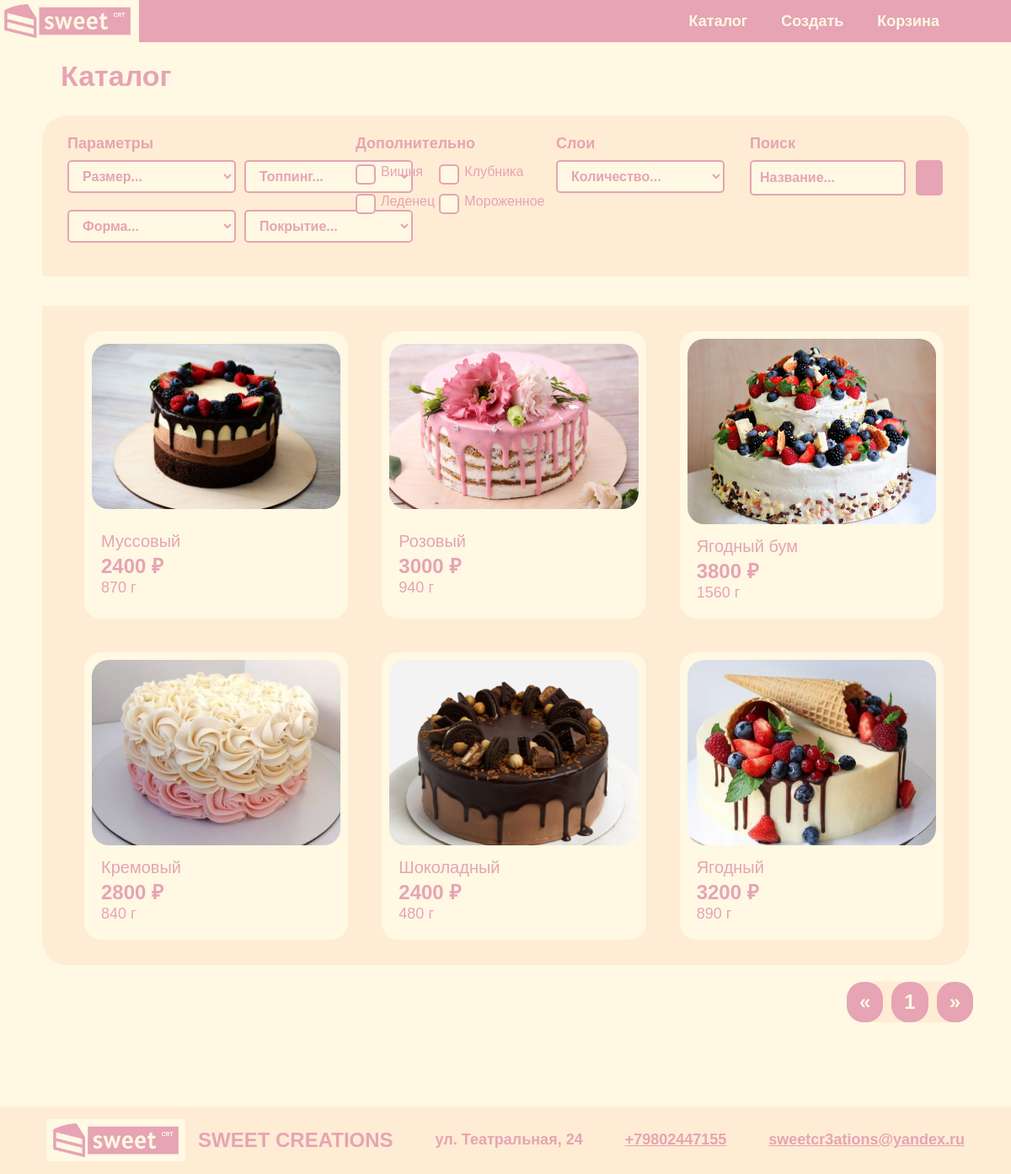
Page /catalog/ on the committed database.
### main/models.py (models this page shows, shortened)
class Cake(models.Model):
    cake_id = models.AutoField(db_column='cake_ID', primary_key=True)
    weight = models.IntegerField()
    cost = models.TextField()
    layers_count = models.IntegerField()
    text = models.TextField(blank=True, null=True)
    name = models.TextField(blank=True, null=True)
    constructor_image = models.TextField(blank=True, null=True)
    preview_image = models.TextField(blank=True, null=True)
    cake_size = models.ForeignKey('CakeSize', models.DO_NOTHING, db_column='cake_size_ID')
    cake_shape = models.ForeignKey('CakeShape', models.DO_NOTHING, db_column='cake_shape_ID')
    cake_coverage = models.ForeignKey('CakeCoverage', models.DO_NOTHING, db_column='cake_coverage_ID', default=4)
    cake_topping = models.ForeignKey('CakeTopping', models.DO_NOTHING, db_column='cake_topping_ID', default=4)
    cake_addition = models.ForeignKey('CakeAddition', models.DO_NOTHING, db_column='cake_addition_ID', default=5)
    cake_addition_perimeter = models.ForeignKey('CakeAddition', models.DO_NOTHING, db_column='cake_addition_ID_perimeter', related_name='cake_addition_perimeter', null=True, blank=True)
    is_users = models.BooleanField(default=False)
    class Meta:
        db_table = 'Cake'

### main/views.py (the view)
# urls.py: path('catalog/', catalog, name='catalog'),
def catalog(request):
    size = request.GET.get('size')
    shape = request.GET.get('shape')
    topping = request.GET.get('topping')
    coverage = request.GET.get('coverage')
    layer_count = request.GET.get('layer_count')
    additions = request.GET.getlist('additions')
    search = request.GET.get('search')
    cakes = Cake.objects.filter(is_users=False)
    if size:
        cakes = cakes.filter(cake_size__type=size)
    if shape:
        cakes = cakes.filter(cake_shape__shape=shape)
    if topping:
        cakes = cakes.filter(cake_topping__ingridient=topping)
    if coverage:
        cakes = cakes.filter(cake_coverage__ingridient=coverage)
    if layer_count:
        cakes = cakes.filter(layers_count=layer_count)
    if additions:
        for addition in additions:
            cakes = cakes.filter(cake_addition__ingridient=addition)
    if search:
        cakes = cakes.filter(name__icontains=search)
    rows = [cakes[i:i + 3] for i in range(0, len(cakes), 3)]
    paginator = Paginator(cakes, 9)
    page_number = request.GET.get('page')
    page_obj = paginator.get_page(page_number)
    return render(request, 'main/catalog.html', {
        'rows': rows,
        'page_obj': page_obj,
        'selected_size': size,
        'selected_shape': shape,
        'selected_topping': topping,
        'selected_coverage': coverage,
        'selected_layer_count': layer_count,
        'selected_additions': additions,
        'search': search,
    })

### main/templates/main/catalog.html (shortened to what this page needs)
{% extends 'main/base.html' %}
{% load static %}
{% block content %}
<section class="catalog-container">
    <h1 class="catalog-title">Каталог</h1>
    <form method="GET" action="">
        <div class="filters">
            <div class="parameters">
                <h2 class="filter-title">Параметры</h2>
                <div class="filter-parameters-row">
                    <div class="filter-parameters-column">
                        <div class="size">
                            <div class="filter-options">
                                <select name="size" class="select-layers" onchange="this.form.submit()">
                                    <option value="" {% if not selected_size %}selected{% endif %}>Размер...</option>
                                </select>
                            </div>
                        </div>
                        <div class="shape">
                            <div class="filter-options">
                                <select name="shape" class="select-layers" onchange="this.form.submit()">
                                    <option value="" {% if not selected_shape %}selected{% endif %}>Форма...</option>
                                </select>
                            </div>
                        </div>
                    </div>
                    <div class="filter-parameters-column">
                        <div class="topping">
                            <div class="filter-options">
                                <select name="topping" class="select-layers" onchange="this.form.submit()">
                                    <option value="" {% if not selected_topping %}selected{% endif %}>Топпинг...</option>
                                </select>
                            </div>
                        </div>
                        <div class="coverage">
                            <div class="filter-options">
                                <select name="coverage" class="select-layers" onchange="this.form.submit()">
                                    <option value="" {% if not selected_coverage %}selected{% endif %}>Покрытие...</option>
                                </select>
                            </div>
                        </div>
                    </div>
                </div>
            </div>
            <div class="additions-catalog">
                <h3 class="filter-title">Дополнительно</h3>
                <div class="filter-options-additions-catalog">
                    <label for="sprinkles">Вишня</label>
                    <label for="candies">Клубника</label>
                    <label for="fruit">Леденец</label>
                    <label for="cookies">Мороженное</label>
                </div>
            </div>
            <div class="layers">
                <h2 class="filter-title">Слои</h2>
                <div class="layer-count">
                    <div class="select-layers-container">
                        <select id="layer-count" name="layer_count" class="select-layers" onchange="this.form.submit()">
                            <option value="" {% if not selected_layer_count %}selected{% endif %}>Количество...</option>
                        </select>
                    </div>
                </div>
            </div>
            <div class="layers">
                <h2 class="filter-title">Поиск</h2>
                <form method="GET" action="">
                    <div class="search">
                        <input type="text" name="search" placeholder="Название..." value="{{ request.GET.search }}" class="input-field">
                        <button type="submit"><box-icon name='search-alt-2' color='#fff8e3' ></box-icon></button>
                    </div>
                </form>
            </div>
        </div>
    </form>
    <div class="catalog-product-grid">
        {% for row in rows %}
        <div class="catalog-product-row">
            {% for cake in row %}
            {% if cake.is_users != 1 %}
            <a href="{% url 'cake_info' cake.pk %}" class="product-link">
                <article class="product-card">
                    <img src="{% static cake.preview_image %}" alt="" class="product-preview" />
                    <div class="product-info">
                        <div class="product-meta">
                            <div class="product-name">{{ cake.name }}</div>
                            <div class="product-price">{{ cake.cost }} ₽</div>
                            <div class="product-weight">{{ cake.weight }} г</div>
                        </div>
                        <a href="{% url 'add_to_cart' cake.pk %}" class="product-icon">
                        </a>
                    </div>
                </article>
            </a>
            {% endif %}
            {% endfor %}
        </div>
        {% endfor %}
    </div>
</section>
<section class="catalog-pagination-container">
    <div class="catalog-pagination">
        {% if page_obj.has_previous %}
            <a href="?page={{ page_obj.previous_page_number }}">&laquo;</a>
        {% else %}
            <span>&laquo;</span>
        {% endif %}
        {% for num in page_obj.paginator.page_range %}
            {% if page_obj.number == num %}
                <span>{{ num }}</span>
            {% else %}
                <a href="?page={{ num }}">{{ num }}</a>
            {% endif %}
        {% endfor %}
        {% if page_obj.has_next %}
            <a href="?page={{ page_obj.next_page_number }}">&raquo;</a>
        {% else %}
            <span>&raquo;</span>
        {% endif %}
    </div>
</section>
{% endblock %}

### main/static/main/style/main.css (style rules this page uses)
:root { --hover-color: rgba(255, 255, 255, 0.4);; --hover-color2: #f8e7e0; }
body { background-color: #fff8e3; display: flex; flex-direction: column; justify-content: space-between; }
html, body { margin: 0; padding: 0; height: 100%; width: 100%; }

### main/static/main/style/login.css (style rules this page uses)
input { border: 0px solid rgba(0, 0, 0, 1); font: 400 16px Roboto Flex, sans-serif; }
.input-field { border-radius: 13px; background-blend-mode: normal; background-color: rgba(255, 248, 227, 1); margin-top: 29px; width: 329px; max-width: 100%; align-items: start; color: #e6a4b4; justify-content: center; align-self: center; padding: 16px; font: 400 16px Roboto Flex, sans-serif; }

### main/static/main/style/home.css (style rules this page uses)
.product-card { flex: 1; max-width: 450px; min-width: 290px; border-radius: 20px; background-color: #fff8e3; display: flex; flex-grow: 1; flex-direction: column; justify-content: space-around; color: #e6a4b4; margin: 30px 10xp; padding: 9px; transition: transform 0.3s ease, background-color 0.3s ease; }
.product-preview { border-radius: 20px; width: 100%; overflow: hidden; object-fit: cover; max-height: 220px; }
.product-info { display: flex; margin: 11px 11px; gap: 20px; justify-content: space-between; }
.product-link { text-decoration: none; color: #e6a4b4; }
.product-meta { align-self: start; display: flex; flex-direction: column; text-decoration: none; }
.product-price { font: 900 24px Roboto Flex, sans-serif; text-decoration: none; }
.product-name { font: 500 20px Roboto Flex, sans-serif; text-decoration: none; }
.product-weight { font: 500 18px Roboto Flex, sans-serif; }
.product-icon { aspect-ratio: 1; object-fit: contain; display: flex; flex-direction: column; justify-content: end; width: 60px; }

### main/static/main/style/recovery.css (style rules this page uses)
input { border: 0px solid rgba(0, 0, 0, 1); font: 400 16px Roboto Flex, sans-serif; }

### main/static/main/style/register.css (style rules this page uses)
input { border: 0px solid rgba(0, 0, 0, 1); font: 400 14px Roboto Flex, sans-serif; }

### rows in the picture
Cake: is_users False (drawn), name "Муссовый", cost "2400", weight "870"
Cake: is_users False (drawn), name "Розовый", cost "3000", weight "940"
Cake: is_users False (drawn), name "Ягодный бум", cost "3800", weight "1560"
Cake: preview_image (picture), name "Кремовый", cost "2800", weight "840"
Cake: preview_image (picture), name "Шоколадный", cost "2400", weight "480"
Cake: preview_image (picture), name "Ягодный", cost "3200", weight "890"

### other values in the picture
{{ num }} "1"
